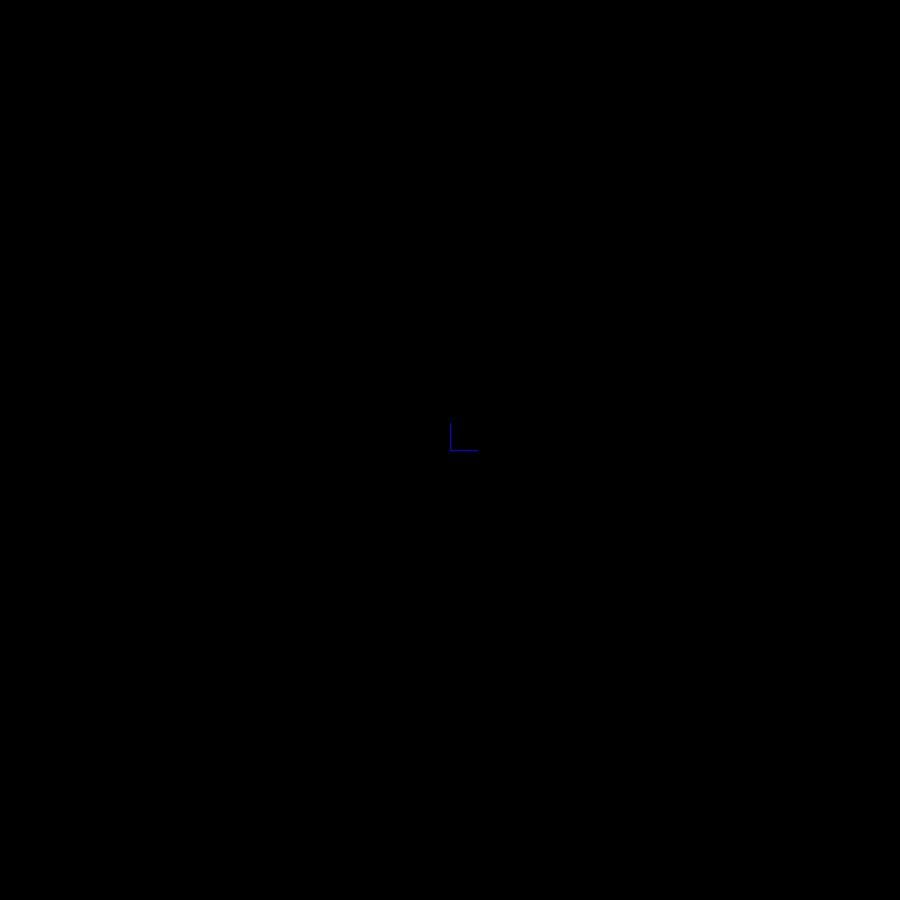
Frame 1 (no input)
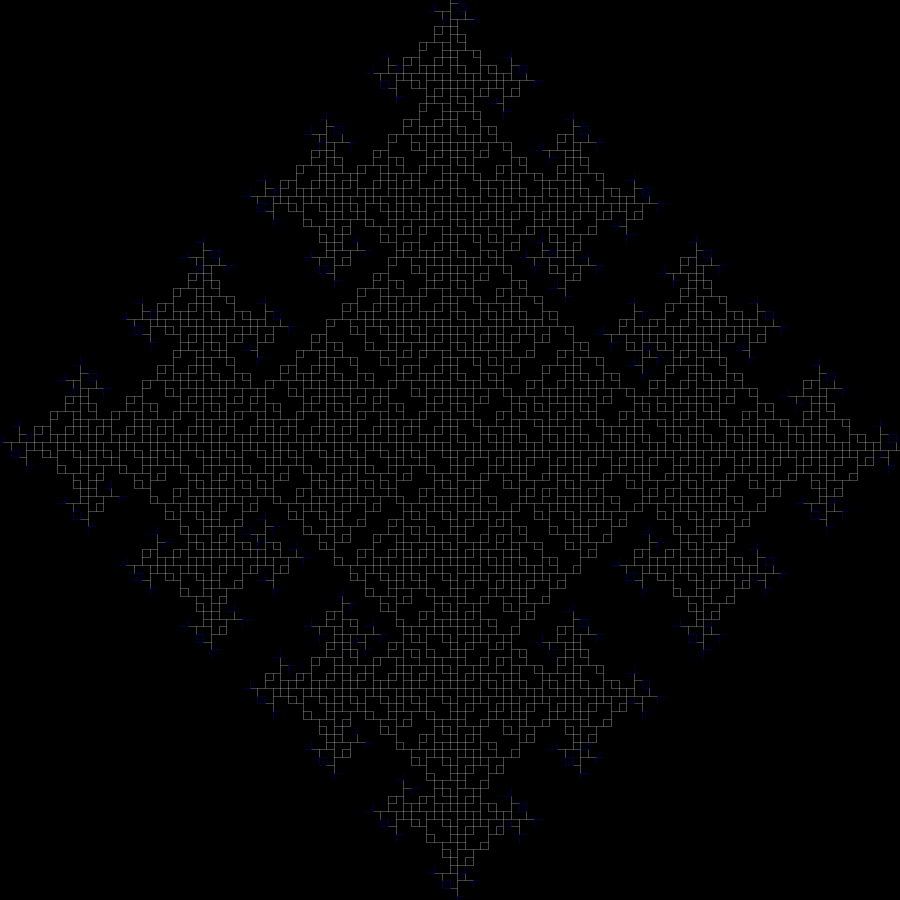
Frame 60 (the mouse pressed at the canvas centre just before this capture)
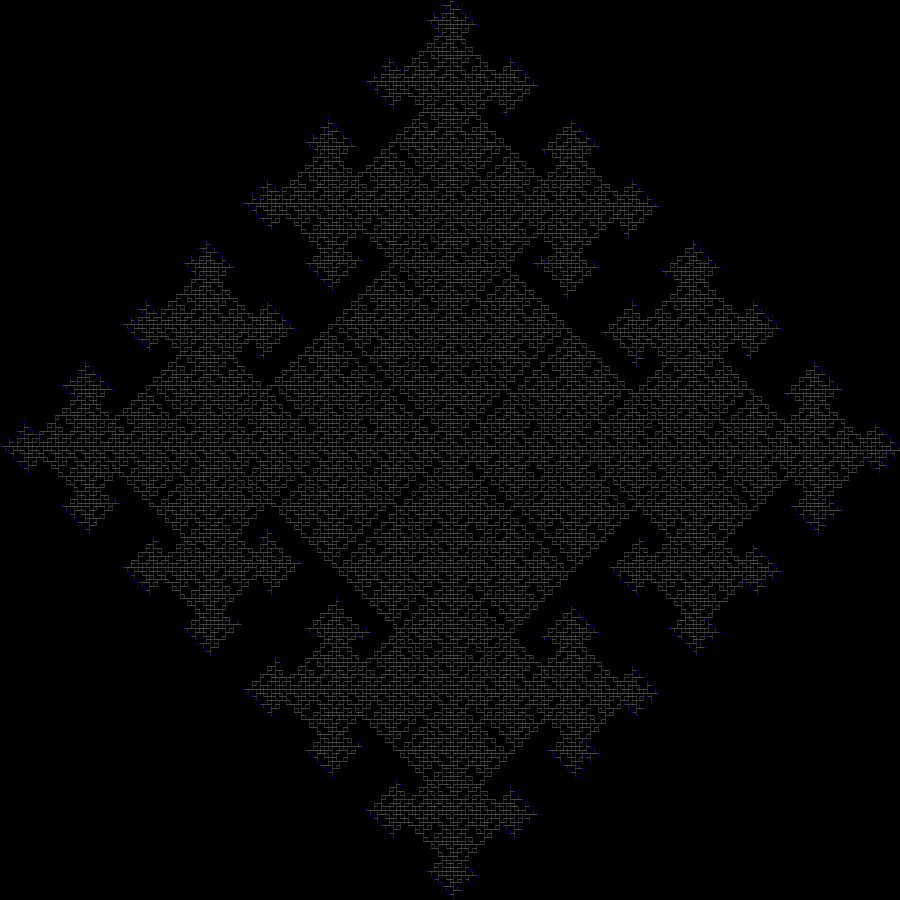
Frame 120 (the mouse held since frame 60 and released just before this capture)

The Processing sketch that drew these frames (run headless with seeded random() and noise(); from frame 60 on, the mouse is pressed at the canvas centre):

// Processing sketch: L_shaped_toothpick_sequence
// ── L_shaped_toothpick_sequence.pde
ArrayList<Toothpick> picks;
int minx;
int maxx;

void setup(){
  //frameRate(1);
  size(900, 900);
  minx = -width/2;
  maxx = width/2;
  picks = new ArrayList<Toothpick>();
  picks.add(new Toothpick(0, 0, 1));
  //noLoop();
}

//void mousePressed(){
//  redraw();
//}

void draw(){
  //println(picks.size());
  translate(width/2, height/2);
  float factor = float (width) / (maxx - minx);
  scale(factor);
  background(0);
  
  for(Toothpick p : picks){
    p.show();
    minx = min(p.ax, minx);
    maxx = max(p.ax, maxx);
  }
  
  ArrayList<Toothpick> next = new ArrayList<Toothpick>();
  for(Toothpick p : picks){
    if(p.newpick){
      next.addAll(p.create(picks));
      p.newpick = false;
    }
  }
  picks.addAll(next);
}

// ── toothpick_class.pde
class Toothpick {
  int[][] d = {{0, 1}, {2, 3}};
  int ax, ay, cx, cy, bx, by;
  int dir;
  int len = 55;
  boolean newpick = true;
  Toothpick(int x, int y, int d){
    dir = d;
    if(dir == 0){
      cx = x;
      cy = y;
      ax = x - len/2;
      bx = x;
      ay = y;
      by = y - len/2;
    }else if(dir == 1){
      cx = x;
      cy = y;
      ax = x + len/2;
      bx = x;
      ay = y;
      by = y - len/2;
    }else if(dir == 3){
      cx = x;
      cy = y;
      ax = x + len/2;
      bx = x;
      ay = y;
      by = y + len/2;
    }else if(dir == 2){
      cx = x;
      cy = y;
      ax = x - len/2;
      bx = x;
      ay = y;
      by = y + len/2;
    }
  }
  
  boolean intersects(int x, int y){
    if(ax == x && ay == y){ return true; }
    else if(bx == x && by == y){ return true; }
    else{ return false; }
  }
  
  ArrayList<Toothpick> create(ArrayList<Toothpick> others){
    ArrayList<Toothpick> newpicks = new ArrayList<Toothpick>();
    boolean ata = true;
    boolean atb = true;
    for(Toothpick other : others){
      if(other != this && other.intersects(ax, ay)){
        ata = false;
      }
      if(other != this && other.intersects(bx, by)){
        atb = false;
      }
      if(ata == false && atb == false){ break; }
    }
    if(ata){
      int y = dir % 2;
      int x = (dir/2) % 2;
      int newdir = d[x == 0 ? 1 : 0][y];
      newpicks.add(new Toothpick(ax, ay, newdir));
    }
    if(atb){
      int y = dir % 2;
      int x = (dir/2) % 2;
      int newdir = d[x][y == 0 ? 1 : 0];
      newpicks.add(new Toothpick(bx, by, newdir));
    }
    return newpicks;
  }
  
  void show(){
    stroke(255);
    if(newpick){ stroke(0, 0, 255); }
    strokeWeight(1);
    line(ax, ay, cx, cy);
    line(cx, cy, bx, by);
  }
}
